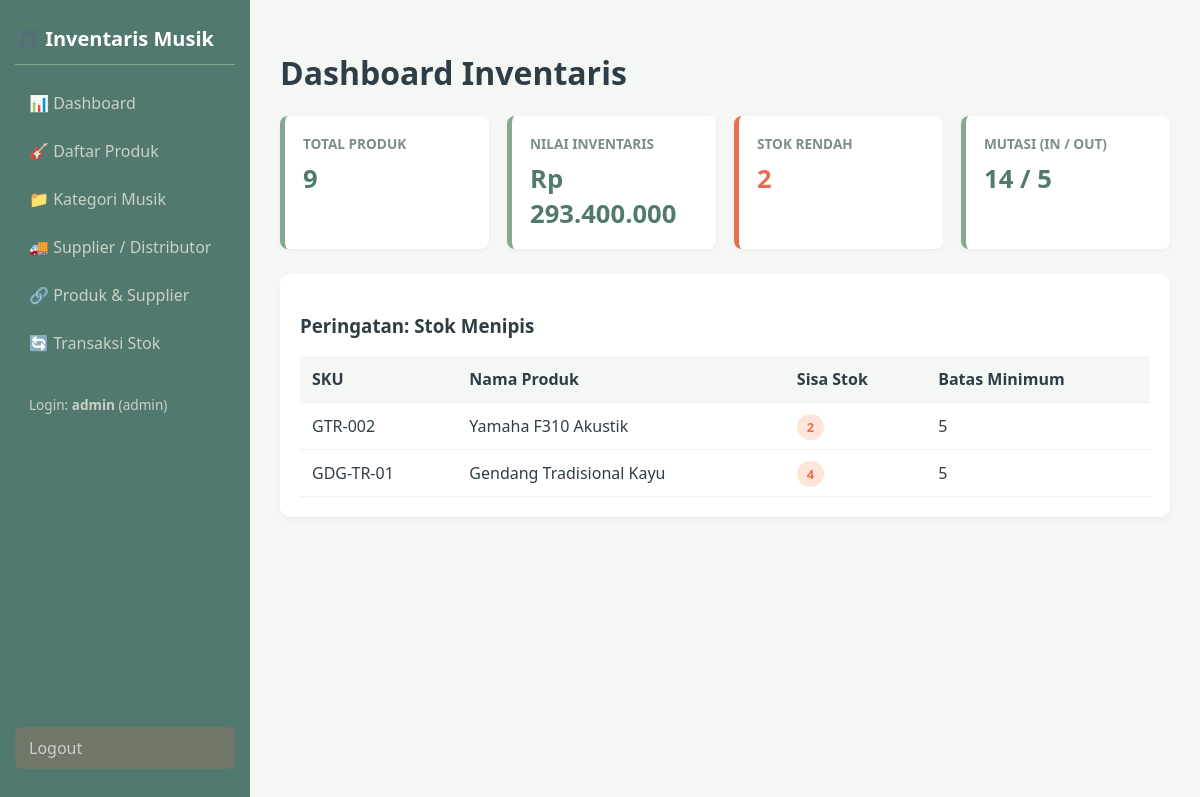
Page /public/dashboard.php (signed in) on the committed database.
### tables this page shows
CREATE TABLE `products` (
  `id` int(11) NOT NULL,
  `category_id` int(11) NOT NULL,
  `sku` varchar(50) NOT NULL,
  `name` varchar(150) NOT NULL,
  `price` decimal(12,2) NOT NULL,
  `stock` int(11) NOT NULL DEFAULT 0,
  `min_stock` int(11) NOT NULL DEFAULT 5,
  `minimum_stock` int(11) NOT NULL DEFAULT 5,
  `created_at` timestamp NOT NULL DEFAULT current_timestamp()
);

### helpers/escape.php (called while the page is built)
<?php
function e($value) {
    return htmlspecialchars((string)$value, ENT_QUOTES, 'UTF-8');
}

### public/dashboard.php (the view, shortened to what this page needs)
<?php
require_once __DIR__ . '/../config/database.php';
$totalProducts = $pdo->query("SELECT COUNT(id) FROM products")->fetchColumn();
$totalValue = $pdo->query("SELECT COALESCE(SUM(stock * price), 0) FROM products")->fetchColumn();
$lowStock = $pdo->query("SELECT COUNT(id) FROM products WHERE stock <= minimum_stock")->fetchColumn();
$movements = $pdo->query("SELECT
    COALESCE(SUM(CASE WHEN type = 'IN' THEN quantity ELSE 0 END), 0) AS total_in,
    COALESCE(SUM(CASE WHEN type = 'OUT' THEN quantity ELSE 0 END), 0) AS total_out
FROM stock_movements")->fetch();
include __DIR__ . '/../views/header.php';
?>
<h1>Dashboard Inventaris</h1>
<div class="grid-dashboard">
    <div class="stat-card">
        <h3>Total Produk</h3>
        <div class="val"><?= e($totalProducts) ?></div>
    </div>
    <div class="stat-card">
        <h3>Nilai Inventaris</h3>
        <div class="val">Rp <?= number_format($totalValue, 0, ',', '.') ?></div>
    </div>
    <div class="stat-card" style="border-left-color: var(--danger);">
        <h3>Stok Rendah</h3>
        <div class="val" style="color: var(--danger);"><?= e($lowStock) ?></div>
    </div>
    <div class="stat-card">
        <h3>Mutasi (In / Out)</h3>
        <div class="val"><?= e($movements['total_in']) ?> / <?= e($movements['total_out']) ?></div>
    </div>
</div>
<div class="card">
    <h3>Peringatan: Stok Menipis</h3>
    <table>
        <thead>
            <tr>
                <th>SKU</th>
                <th>Nama Produk</th>
                <th>Sisa Stok</th>
                <th>Batas Minimum</th>
            </tr>
        </thead>
        <tbody>
            <?php
            $stmt = $pdo->query("SELECT sku, name, stock, minimum_stock FROM products WHERE stock <= minimum_stock");
            $lowList = $stmt->fetchAll();
            if (empty($lowList)): ?>
                <tr><td colspan="4" style="text-align:center;">Semua stok barang berada pada level aman.</td></tr>
            <?php else:
                foreach ($lowList as $row): ?>
                <tr>
                    <td><?= e($row['sku']) ?></td>
                    <td><?= e($row['name']) ?></td>
                    <td><span class="badge badge-low"><?= e($row['stock']) ?></span></td>
                    <td><?= e($row['minimum_stock']) ?></td>
                </tr>
            <?php endforeach; endif; ?>
        </tbody>
    </table>
</div>
<?php include __DIR__ . '/../views/footer.php'; ?>

### views/header.php (style rules this page uses)
:root { --bg-body: #f4f7f4; --primary-soft: #84a98c; --primary-dark: #52796f; --primary-light: #cad2c5; --text-dark: #2f3e46; --white: #ffffff; --danger: #e76f51; --warning: #e9c46a; }
* { box-sizing: border-box; font-family: 'Segoe UI', Tahoma, Geneva, Verdana, sans-serif; }
body { margin: 0; background-color: var(--bg-body); color: var(--text-dark); display: flex; min-height: 100vh; }
.card { background: var(--white); border-radius: 10px; padding: 20px; box-shadow: 0 4px 6px rgba(0,0,0,0.03); margin-bottom: 25px; }
.grid-dashboard { display: grid; grid-template-columns: repeat(auto-fit, minmax(200px, 1fr)); gap: 18px; margin-bottom: 25px; }
.stat-card { background: var(--white); padding: 18px; border-radius: 8px; border-left: 5px solid var(--primary-soft); box-shadow: 0 2px 4px rgba(0,0,0,0.04); }
.stat-card h3 { margin: 0; font-size: 0.85rem; color: #7f8c8d; text-transform: uppercase; }
.stat-card .val { font-size: 1.6rem; font-weight: bold; margin-top: 8px; color: var(--primary-dark); }
table { width: 100%; border-collapse: collapse; margin-top: 15px; }
table th, table td { padding: 12px; text-align: left; border-bottom: 1px solid #edf2f4; }
table th { background-color: var(--bg-body); color: var(--text-dark); }
.badge { padding: 4px 10px; border-radius: 20px; font-size: 0.8rem; font-weight: bold; }
.badge-low { background: #ffe5d9; color: var(--danger); }

### rows in the picture
products: sku "GTR-002", name "Yamaha F310 Akustik", stock "2", minimum_stock "5"
products: sku "GDG-TR-01", name "Gendang Tradisional Kayu", stock "4", minimum_stock "5"

### other values in the picture
$user['username'] "admin"
$user['role'] "admin"
$totalProducts "9"
$totalValue "293.400.000"
$lowStock "2"
$movements['total_in'] "14"
$movements['total_out'] "5"
